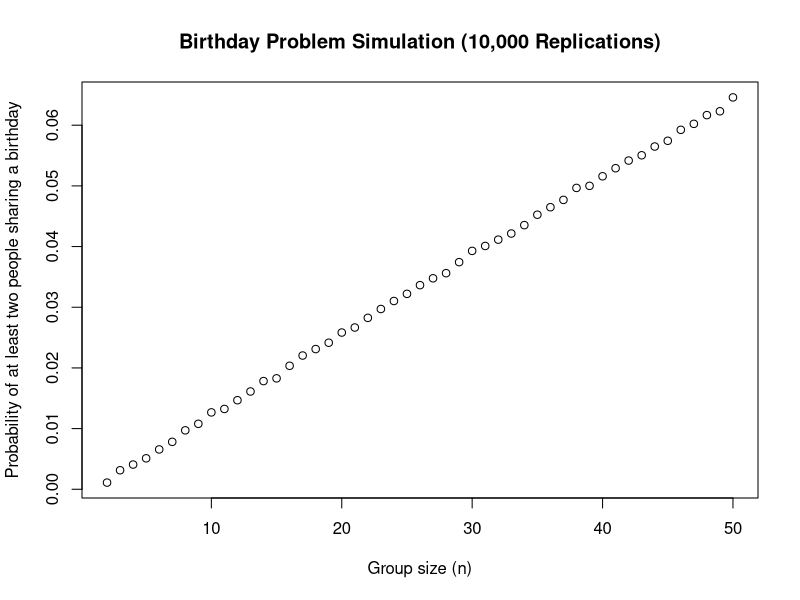

R code for this plot:
## ---- chunk 1
set.seed(10)
library(tidyverse)
library(broom)
## ---- chunk 2
duplicate_birthday <- function(n, days = 365) {
  birthdays <- sample.int(days, n, replace = TRUE)
  return(duplicated(birthdays))
}
## ---- chunk 3
sim_prob <- function(n, reps = 10000L) {
  mean(replicate(reps, duplicate_birthday(n)))
}

group_sizes <- 2:50
prob_shared <- sapply(group_sizes, sim_prob)

plot(group_sizes, prob_shared,
     xlab = "Group size (n)",
     ylab = "Probability of at least two people sharing a birthday",
     main = "Birthday Problem Simulation (10,000 Replications)")
abline(h = 0.5, lty = 2)
